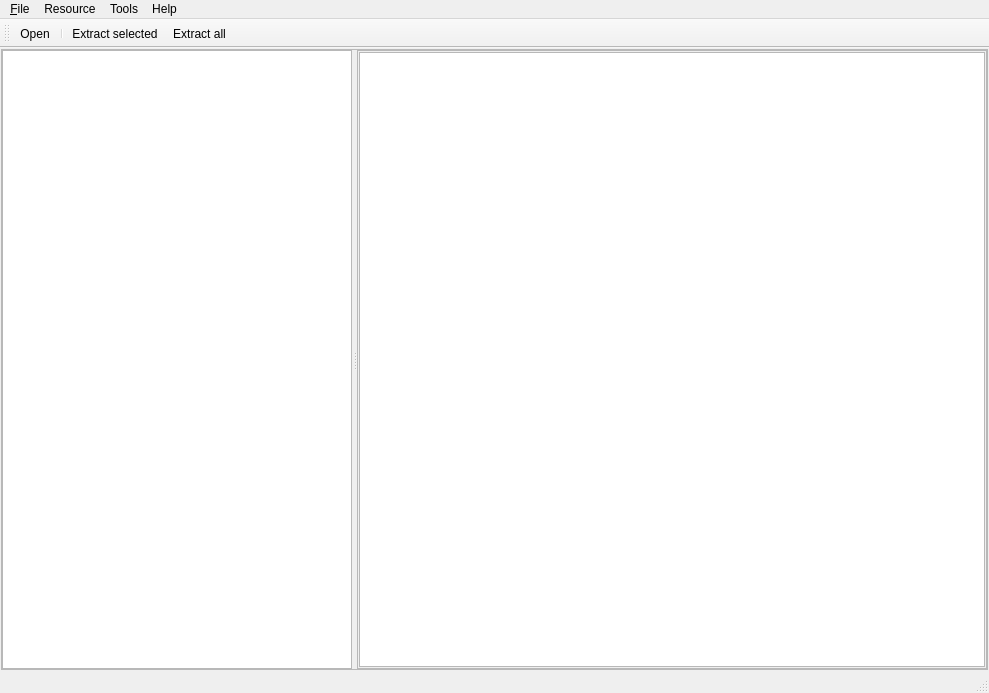
<?xml version="1.0" encoding="UTF-8"?>
<ui version="4.0">
 <class>MainWindow</class>
 <widget class="QMainWindow" name="MainWindow">
  <property name="geometry">
   <rect>
    <x>0</x>
    <y>0</y>
    <width>989</width>
    <height>693</height>
   </rect>
  </property>
  <property name="minimumSize">
   <size>
    <width>800</width>
    <height>600</height>
   </size>
  </property>
  <property name="windowTitle">
   <string>NFS:HP Bundle Explorer</string>
  </property>
  <property name="windowIcon">
   <iconset resource="resources.qrc">
    <normaloff>:/resources/icons/Positive_256x256.png</normaloff>:/resources/icons/Positive_256x256.png</iconset>
  </property>
  <widget class="QWidget" name="centralWidget">
   <layout class="QHBoxLayout" name="horizontalLayout">
    <property name="margin">
     <number>1</number>
    </property>
    <item>
     <widget class="QSplitter" name="splitter">
      <property name="frameShape">
       <enum>QFrame::StyledPanel</enum>
      </property>
      <property name="lineWidth">
       <number>10</number>
      </property>
      <property name="orientation">
       <enum>Qt::Horizontal</enum>
      </property>
      <property name="opaqueResize">
       <bool>false</bool>
      </property>
      <property name="handleWidth">
       <number>5</number>
      </property>
      <widget class="QListWidget" name="listWidget">
       <property name="minimumSize">
        <size>
         <width>100</width>
         <height>0</height>
        </size>
       </property>
       <property name="maximumSize">
        <size>
         <width>350</width>
         <height>16777215</height>
        </size>
       </property>
      </widget>
      <widget class="QFrame" name="frame">
       <property name="frameShape">
        <enum>QFrame::StyledPanel</enum>
       </property>
       <property name="frameShadow">
        <enum>QFrame::Raised</enum>
       </property>
       <layout class="QHBoxLayout" name="horizontalLayout_2">
        <property name="margin">
         <number>1</number>
        </property>
        <item>
         <widget class="QGraphicsView" name="graphicsView"/>
        </item>
       </layout>
      </widget>
     </widget>
    </item>
   </layout>
  </widget>
  <widget class="QMenuBar" name="menuBar">
   <property name="geometry">
    <rect>
     <x>0</x>
     <y>0</y>
     <width>989</width>
     <height>20</height>
    </rect>
   </property>
   <widget class="QMenu" name="menu_File">
    <property name="title">
     <string>&amp;File</string>
    </property>
    <addaction name="action_Open"/>
    <addaction name="actionClose_file"/>
    <addaction name="separator"/>
    <addaction name="actionE_xit"/>
   </widget>
   <widget class="QMenu" name="menuResource">
    <property name="title">
     <string>Resource</string>
    </property>
    <addaction name="actionExtract_selected"/>
    <addaction name="actionExtract_all"/>
    <addaction name="separator"/>
    <addaction name="actionRAW_data_extract_selected"/>
    <addaction name="actionRAW_data_extract_all"/>
    <addaction name="separator"/>
    <addaction name="actionShow_file_information"/>
   </widget>
   <widget class="QMenu" name="menuHelp">
    <property name="title">
     <string>Help</string>
    </property>
    <addaction name="actionAbout"/>
   </widget>
   <widget class="QMenu" name="menuTools">
    <property name="enabled">
     <bool>true</bool>
    </property>
    <property name="title">
     <string>Tools</string>
    </property>
    <addaction name="actionDDS_NFS"/>
    <addaction name="actionBundle_assembler"/>
    <addaction name="actionWrite_bundle_table"/>
   </widget>
   <addaction name="menu_File"/>
   <addaction name="menuResource"/>
   <addaction name="menuTools"/>
   <addaction name="menuHelp"/>
  </widget>
  <widget class="QStatusBar" name="statusBar"/>
  <widget class="QToolBar" name="toolBar">
   <property name="windowTitle">
    <string>toolBar</string>
   </property>
   <attribute name="toolBarArea">
    <enum>TopToolBarArea</enum>
   </attribute>
   <attribute name="toolBarBreak">
    <bool>false</bool>
   </attribute>
   <addaction name="action_Open"/>
   <addaction name="separator"/>
   <addaction name="actionExtract_selected"/>
   <addaction name="actionExtract_all"/>
  </widget>
  <action name="action_Open">
   <property name="icon">
    <iconset resource="resources.qrc">
     <normaloff>:/resources/icons/Open_24x24.png</normaloff>:/resources/icons/Open_24x24.png</iconset>
   </property>
   <property name="text">
    <string>&amp;Open...</string>
   </property>
   <property name="toolTip">
    <string>Open bundle</string>
   </property>
  </action>
  <action name="actionE_xit">
   <property name="icon">
    <iconset resource="resources.qrc">
     <normaloff>:/resources/icons/Remove_24x24.png</normaloff>:/resources/icons/Remove_24x24.png</iconset>
   </property>
   <property name="text">
    <string>E&amp;xit</string>
   </property>
  </action>
  <action name="actionExtract_selected">
   <property name="icon">
    <iconset resource="resources.qrc">
     <normaloff>:/resources/icons/Save_24x24.png</normaloff>:/resources/icons/Save_24x24.png</iconset>
   </property>
   <property name="text">
    <string>Extract selected...</string>
   </property>
  </action>
  <action name="actionExtract_all">
   <property name="icon">
    <iconset resource="resources.qrc">
     <normaloff>:/resources/icons/Download_24x24.png</normaloff>:/resources/icons/Download_24x24.png</iconset>
   </property>
   <property name="text">
    <string>Extract all...</string>
   </property>
  </action>
  <action name="actionRAW_data_extract_selected">
   <property name="icon">
    <iconset resource="resources.qrc">
     <normaloff>:/resources/icons/Text Document_24x24.png</normaloff>:/resources/icons/Text Document_24x24.png</iconset>
   </property>
   <property name="text">
    <string>RAW data extract selected...</string>
   </property>
  </action>
  <action name="actionRAW_data_extract_all">
   <property name="icon">
    <iconset resource="resources.qrc">
     <normaloff>:/resources/icons/Text Document_24x24.png</normaloff>:/resources/icons/Text Document_24x24.png</iconset>
   </property>
   <property name="text">
    <string>RAW data extract all...</string>
   </property>
  </action>
  <action name="actionShow_file_information">
   <property name="icon">
    <iconset resource="resources.qrc">
     <normaloff>:/resources/icons/Information_48x48.png</normaloff>:/resources/icons/Information_48x48.png</iconset>
   </property>
   <property name="text">
    <string>Show file information...</string>
   </property>
  </action>
  <action name="actionAbout">
   <property name="icon">
    <iconset resource="resources.qrc">
     <normaloff>:/resources/icons/Help_24x24.png</normaloff>:/resources/icons/Help_24x24.png</iconset>
   </property>
   <property name="text">
    <string>About...</string>
   </property>
  </action>
  <action name="actionDDS_NFS">
   <property name="enabled">
    <bool>true</bool>
   </property>
   <property name="icon">
    <iconset resource="resources.qrc">
     <normaloff>:/resources/icons/Settings_16x16.png</normaloff>:/resources/icons/Settings_16x16.png</iconset>
   </property>
   <property name="text">
    <string>DDS -&gt; NFS</string>
   </property>
  </action>
  <action name="actionBundle_assembler">
   <property name="text">
    <string>Bundle assembler...</string>
   </property>
  </action>
  <action name="actionClose_file">
   <property name="text">
    <string>Close file</string>
   </property>
  </action>
  <action name="actionWrite_bundle_table">
   <property name="text">
    <string>Write bundle table...</string>
   </property>
  </action>
 </widget>
 <layoutdefault spacing="6" margin="11"/>
 <resources>
  <include location="resources.qrc"/>
 </resources>
 <connections/>
</ui>
